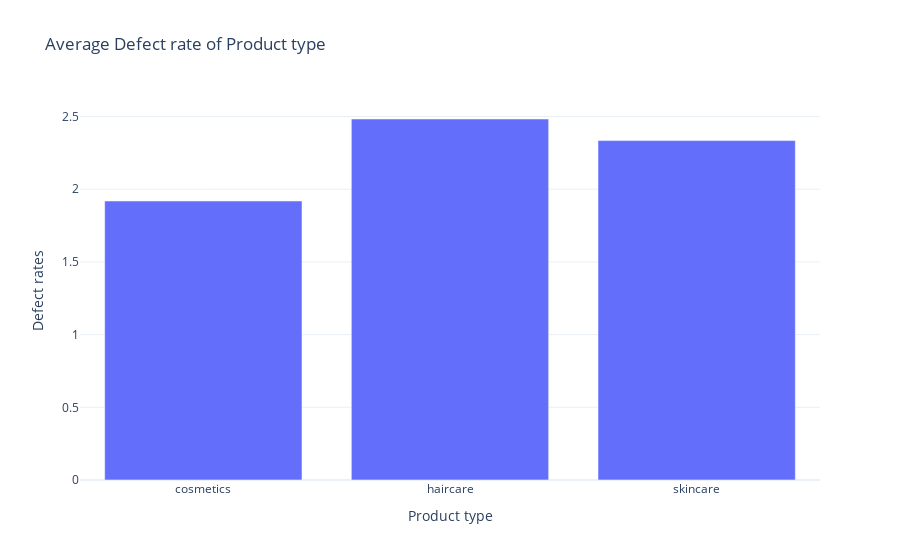

Source (notebook cell):
### Code cell
fig=px.bar(defect_rate,x=defect_rate['Product type'],y=defect_rate['Defect rates'],title='Average Defect rate of Product type')
fig.show()

### Figure 1 — Plotly figure (JSON) as saved in the notebook; plotly's stock layout.template omitted (floating-point values rounded to 4 significant figures)
{"data": [{"alignmentgroup": "True", "hovertemplate": "Product type=%{x}<br>Defect rates=%{y}<extra></extra>", "legendgroup": "", "marker": {"color": "#636efa", "pattern": {"shape": ""}}, "name": "", "offsetgroup": "", "orientation": "v", "showlegend": false, "textposition": "auto", "type": "bar", "x": ["cosmetics", "haircare", "skincare"], "xaxis": "x", "y": [1.919, 2.483, 2.335], "yaxis": "y"}], "layout": {"autosize": true, "barmode": "relative", "legend": {"tracegroupgap": 0}, "title": {"text": "Average Defect rate of Product type"}, "xaxis": {"anchor": "y", "autorange": true, "domain": [0, 1], "range": [-0.5, 2.5], "title": {"text": "Product type"}, "type": "category"}, "yaxis": {"anchor": "x", "autorange": true, "domain": [0, 1], "range": [0, 2.614], "title": {"text": "Defect rates"}, "type": "linear"}}}
